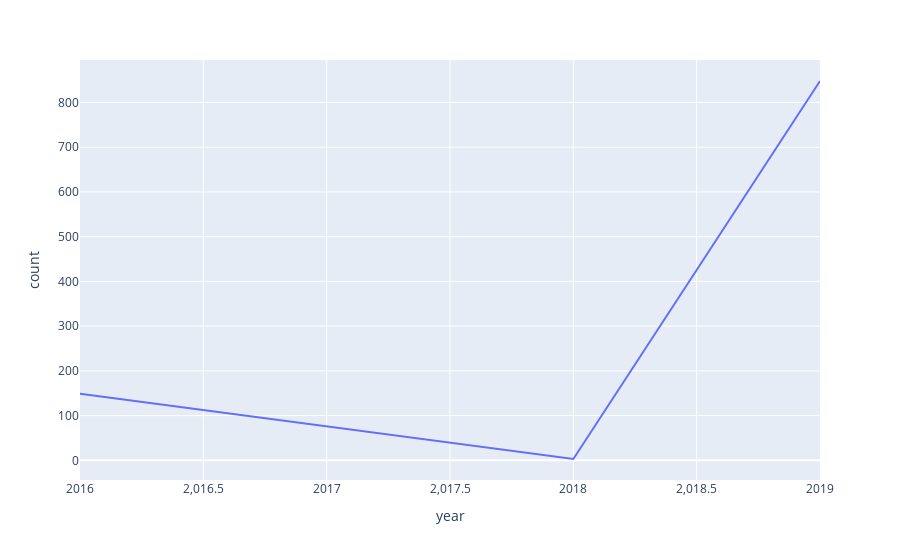

Notebook code for this chart:
### Code cell
fig = px.line(df_by_year, x='year', y='count')
fig.show()

### Figure 1 — Plotly figure (JSON) as saved in the notebook; plotly's stock layout.template omitted (floating-point values rounded to 4 significant figures)
{"data": [{"hovertemplate": "year=%{x}<br>count=%{y}<extra></extra>", "legendgroup": "", "line": {"color": "#636efa", "dash": "solid"}, "mode": "lines", "name": "", "orientation": "v", "showlegend": false, "type": "scatter", "x": ["2016", "2018", "2019"], "xaxis": "x", "y": [149, 3, 848], "yaxis": "y"}], "layout": {"legend": {"tracegroupgap": 0}, "margin": {"t": 60}, "xaxis": {"anchor": "y", "domain": [0, 1], "title": {"text": "year"}}, "yaxis": {"anchor": "x", "domain": [0, 1], "title": {"text": "count"}}}}
